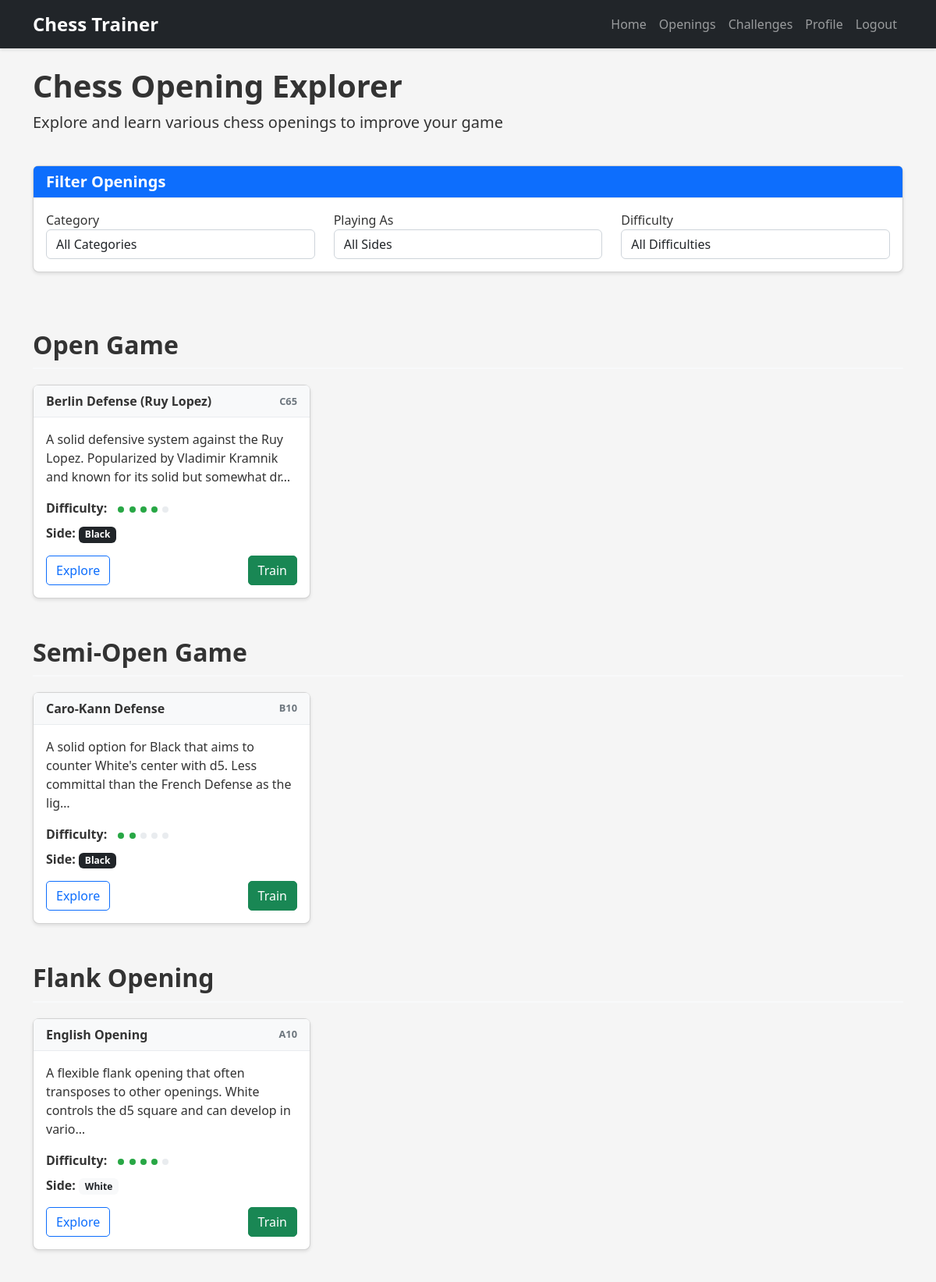
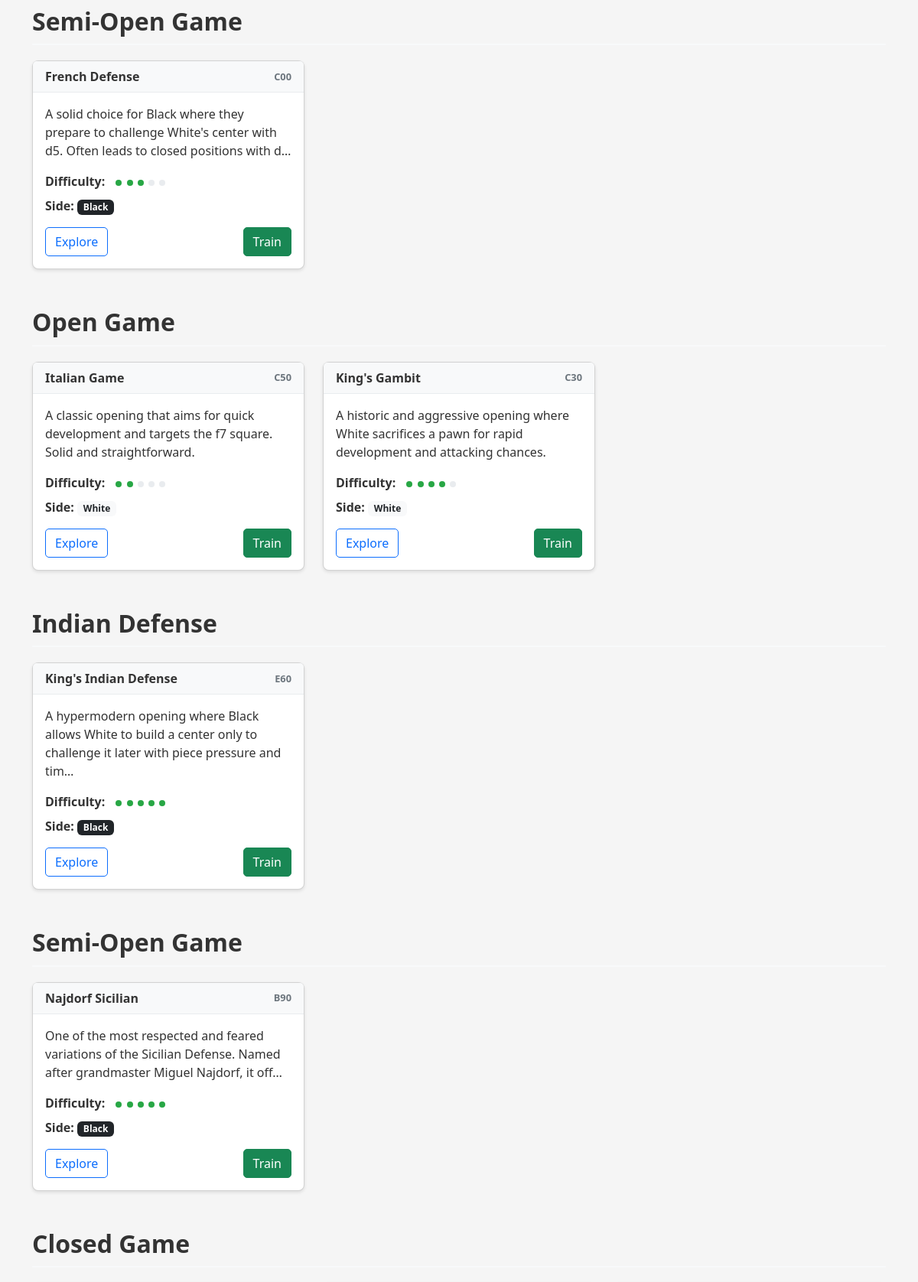
Screenshot of /explorer/ (signed in, upper part) with the database file from the repository (2 pictures, top to bottom).
### chess_app/models.py (models this page shows, shortened)
class Opening(models.Model):
    name = models.CharField(max_length=100)
    eco_code = models.CharField(max_length=10, blank=True, null=True)
    pgn_moves = models.TextField()
    description = models.TextField()
    difficulty = models.IntegerField(default=1)  # 1-5 scale
    is_popular = models.BooleanField(default=False)
    for_white = models.BooleanField(default=True)  # True for White, False for Black
    category = models.CharField(max_length=50, blank=True, null=True) # e.g., "Open Game", "Semi-Open", etc.
    main_line = models.TextField(blank=True, null=True)  # Optional field for the main line PGN
    parent_opening = models.ForeignKey('self', on_delete=models.SET_NULL, blank=True, null=True, related_name='variations')

### chess_app/views.py (the view)
# urls.py: path('explorer/', views.opening_explorer, name='opening_explorer'),
@login_required
def opening_explorer(request, opening_id=None):
    if opening_id:
        opening = get_object_or_404(Opening, id=opening_id)
        positions = OpeningExplorer.get_opening_positions(opening.pgn_moves)
        progress = None
        if request.user.is_authenticated:
            progress = UserProgress.objects.filter(
                user=request.user,
                opening=opening
            ).first()
        return render(request, 'chess_app/opening_explorer_detail.html', {
            'opening': opening,
            'positions': positions,
            'progress': progress
        })
    else:
        openings = Opening.objects.all().order_by('name')
        categories = Opening.objects.values_list('category', flat=True).distinct()
        return render(request, 'chess_app/opening_explorer.html', {
            'openings': openings,
            'categories': categories
        })

### chess_app/templates/chess_app/opening_explorer.html (shortened to what this page needs)
{% extends 'chess_app/base.html' %}
{% load static %}
{% block content %}
<div class="row mb-4">
    <div class="col-12">
        <h1>Chess Opening Explorer</h1>
        <p class="lead">Explore and learn various chess openings to improve your game</p>
    </div>
</div>
<div class="row mb-4">
    <div class="col-12">
        <div class="card">
            <div class="card-header bg-primary text-white">
                <h5 class="mb-0">Filter Openings</h5>
            </div>
            <div class="card-body">
                <div class="row">
                    <div class="col-md-4">
                        <div class="form-group">
                            <label for="category-filter">Category</label>
                            <select id="category-filter" class="form-control">
                                <option value="all">All Categories</option>
                            </select>
                        </div>
                    </div>
                    <div class="col-md-4">
                        <div class="form-group">
                            <label for="side-filter">Playing As</label>
                            <select id="side-filter" class="form-control">
                                <option value="all">All Sides</option>
                            </select>
                        </div>
                    </div>
                    <div class="col-md-4">
                        <div class="form-group">
                            <label for="difficulty-filter">Difficulty</label>
                            <select id="difficulty-filter" class="form-control">
                                <option value="all">All Difficulties</option>
                            </select>
                        </div>
                    </div>
                </div>
            </div>
        </div>
    </div>
</div>
<div class="row">
    <div class="col-12">
        <div id="openings-container">
            {% regroup openings by category as opening_list %}
            {% for category_group in opening_list %}
                <h2 class="category-title" data-category="{{ category_group.grouper|default:'Uncategorized' }}">
                    {{ category_group.grouper|default:'Uncategorized' }}
                </h2>
                <div class="row">
                    {% for opening in category_group.list %}
                    <div class="col-md-4 opening-item"
                         data-difficulty="{{ opening.difficulty }}"
                         data-side="{% if opening.for_white %}white{% else %}black{% endif %}">
                        <div class="card opening-card">
                            <div class="card-header d-flex justify-content-between align-items-center">
                                <span>{{ opening.name }}</span>
                                <span class="eco-code">{{ opening.eco_code }}</span>
                            </div>
                            <div class="card-body">
                                <p class="card-text">{{ opening.description|truncatechars:120 }}</p>
                                <div class="mb-2">
                                    <strong>Difficulty:</strong>
                                    <span class="opening-difficulty">
                                        {% for i in "12345" %}
                                            {% if forloop.counter <= opening.difficulty %}
                                                <span class="difficulty-dot"></span>
                                            {% else %}
                                                <span class="difficulty-dot empty"></span>
                                            {% endif %}
                                        {% endfor %}
                                    </span>
                                </div>
                                <div class="mb-2">
                                    <strong>Side:</strong>
                                    {% if opening.for_white %}
                                        <span class="badge bg-light text-dark">White</span>
                                    {% else %}
                                        <span class="badge bg-dark">Black</span>
                                    {% endif %}
                                </div>
                                <div class="d-flex justify-content-between mt-3">
                                    <a href="{% url 'opening_explorer_detail' opening.id %}" class="btn btn-outline-primary">
                                        Explore
                                    </a>
                                    <a href="{% url 'game' opening.id %}" class="btn btn-success">
                                        Train
                                    </a>
                                </div>
                            </div>
                        </div>
                    </div>
                    {% endfor %}
                </div>
            {% endfor %}
        </div>
    </div>
</div>
{% endblock %}

### chess_app/static/chess_app/css/style.css (style rules this page uses)
body { font-family: 'Segoe UI', Tahoma, Geneva, Verdana, sans-serif; background-color: #f5f5f5; color: #333; }
h1, h2, h3, h4, h5, h6 { font-weight: 600; }
.card { border-radius: 8px; box-shadow: 0 2px 4px rgba(0, 0, 0, 0.1); margin-bottom: 20px; }
.card-header { background-color: #f8f9fa; border-bottom: 1px solid #e9ecef; font-weight: 600; }
.btn { border-radius: 5px; font-weight: 500; }

### chess_app/templates/chess_app/opening_explorer.html (style rules this page uses)
.opening-card { margin-bottom: 20px; transition: transform 0.2s; }
.category-title { margin-top: 30px; margin-bottom: 20px; border-bottom: 2px solid #f8f9fa; padding-bottom: 10px; }
.eco-code { font-size: 0.8rem; color: #6c757d; }
.opening-difficulty { display: inline-block; margin-left: 10px; }
.difficulty-dot { display: inline-block; width: 8px; height: 8px; border-radius: 50%; background-color: #28a745; margin-right: 2px; }
.difficulty-dot.empty { background-color: #e9ecef; }

### rows the page displays
Opening: grouper "Open Game", name "Berlin Defense (Ruy Lopez)", eco_code "C65", description "A solid defensive system against the Ruy Lopez. Popularized by Vladimir Kramnik and known for its solid but somewhat dr…", difficulty 4 (drawn), for_white "Black"
Opening: grouper "Semi-Open Game", name "Caro-Kann Defense", eco_code "B10", description "A solid option for Black that aims to counter White's center with d5. Less committal than the French Defense as the lig…", difficulty 2 (drawn), for_white "Black"
Opening: grouper "Flank Opening", name "English Opening", eco_code "A10", description "A flexible flank opening that often transposes to other openings. White controls the d5 square and can develop in vario…", difficulty 4 (drawn), for_white "White"
Opening: grouper "Semi-Open Game", name "French Defense", eco_code "C00", description "A solid choice for Black where they prepare to challenge White's center with d5. Often leads to closed positions with d…", difficulty 3 (drawn), for_white "Black"
Opening: grouper "Open Game", name "Italian Game", eco_code "C50", description "A classic opening that aims for quick development and targets the f7 square. Solid and straightforward.", difficulty 2 (drawn), for_white "White"
Opening: name "King's Gambit", eco_code "C30", description "A historic and aggressive opening where White sacrifices a pawn for rapid development and attacking chances.", difficulty 4 (drawn), for_white "White"
Opening: grouper "Indian Defense", name "King's Indian Defense", eco_code "E60", description "A hypermodern opening where Black allows White to build a center only to challenge it later with piece pressure and tim…", difficulty 5 (drawn), for_white "Black"
Opening: grouper "Semi-Open Game", name "Najdorf Sicilian", eco_code "B90", description "One of the most respected and feared variations of the Sicilian Defense. Named after grandmaster Miguel Najdorf, it off…", difficulty 5 (drawn), for_white "Black"
Opening: grouper "Closed Game"
